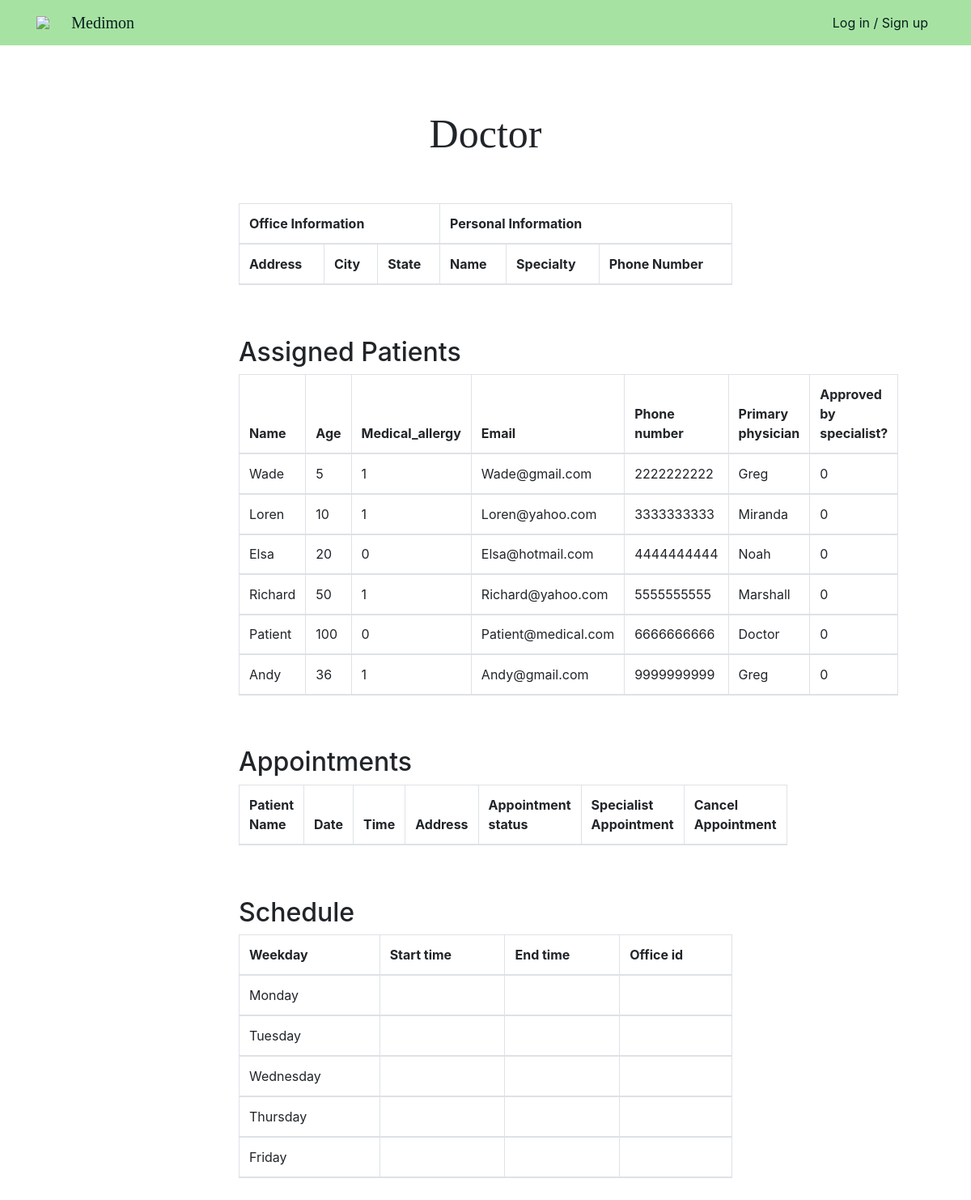
Page /doctorPages/doctorPage.php on the committed database.
### tables this page shows
CREATE TABLE PATIENT (
    Patient_id           INT AUTO_INCREMENT,
    Primary_physician_id INT,
    Specialist_approved  BOOLEAN,
    Specialist_check VARCHAR(8) NOT NULL DEFAULT "NA",
    Name                 VARCHAR(20) NOT NULL,
    Password             VARCHAR(255) NOT NULL,
    Phone_number         CHAR(10) UNIQUE NOT NULL,
    Email                VARCHAR(254) UNIQUE,
    Age                  INT,
    Medical_allergy      BOOLEAN NOT NULL DEFAULT false,
    Medical_Al_Description VARCHAR(100),
    PRIMARY KEY (Patient_id),
    FOREIGN KEY (Primary_physician_id) REFERENCES DOCTOR(Doctor_id)
);

CREATE TABLE DOCTOR (
    Doctor_id      INT AUTO_INCREMENT,
    Office_id      INT,
    Speciality     VARCHAR(30),
    Name           VARCHAR(20),
    Password       VARCHAR(255) NOT NULL,
    Phone_number   CHAR(10) UNIQUE,
    PRIMARY KEY (Doctor_id),
    FOREIGN KEY (Office_id) REFERENCES OFFICE(Office_id)
);

### doctorPages/doctorPage.php (the view, shortened to what this page needs)
<?php
require_once "../php/config.php";
$id = $_SESSION["id"];
$sql = "SELECT P.Name, P.Age, P.Medical_allergy, P.Email, P.Phone_number, D.Name AS Doctor_name, P.Specialist_approved FROM PATIENT AS P
LEFT JOIN DOCTOR AS D
ON P.Primary_physician_id = D.Doctor_id;";
$result = mysqli_query($db, $sql);
$PtableResult = "";
if ($result->num_rows > 0) {
  while($row = $result-> fetch_assoc()) {
    $PtableResult .= "<tr>". "<td>" . $row["Name"] . "</td><td>"  . $row["Age"] . "</td><td>" . $row["Medical_allergy"] . "</td><td>" . $row["Email"] . "</td><td>" . $row["Phone_number"] . "</td><td>" . $row["Doctor_name"] . "</td><td>" . $row["Specialist_approved"] . "</td>". "<tr>";
  }
}
$SPtableResult = "";
$weekdays = [
  "Monday",
  "Tuesday",
  "Wednesday",
  "Thursday",
  "Friday"
];
foreach ($weekdays as $weekday) {
  $sql = "SELECT * FROM WORK_INFO WHERE Doctor_id = '$id' AND Weekday = '$weekday'";
  $result = mysqli_query($db, $sql);
  $row = $result -> fetch_assoc();
  $SPtableResult .= "<tr>";
  $SPtableResult .= "<td>" . $weekday . "</td><td>"  . $row["Start_time"] . "</td><td>" . $row["End_time"] . "</td><td>" . $row["Office_id"] . "</td>";
  $SPtableResult .= "</tr>";
}
?>
<!doctype html>
<html lang="en">
<head>
  <link rel="stylesheet" href="../css/style.css">
  <link rel="stylesheet" href="https://stackpath.bootstrapcdn.com/bootstrap/4.3.1/css/bootstrap.min.css"
>
</head>
<?php include_once("../php/header.php"); ?>
<section id="Doctors">
  <div class="main-container">
    <div class="main-wrap">
      <div class="text-center" id="Doctor-header">Doctor</div>
      <div class="container-fluid">
        <div class="row justify-content-center my-5">
          <div class="col-10">
            <table class="table table-bordered">
              <thead class="thead">
                <tr>
                  <th colspan='3'>Office Information</th>
                  <th colspan='3'>Personal Information</th>
                </tr>
                <tr>
                  <th>Address</th>
                  <th>City</th>
                  <th>State</th>
                  <th>Name</th>
                  <th>Specialty</th>
                  <th>Phone Number</th>
                </tr>
              </thead>
            </table>
            <br><br>
            <h2>Assigned Patients</h2>
            <table class="table table-bordered">
              <thead class="thead">
                <tr>
                  <th>Name</th>
                  <th>Age</th>
                  <th>Medical_allergy</th>
                  <th>Email</th>
                  <th>Phone number</th>
                  <th>Primary physician</th>
                  <th>Approved by specialist?</th>
                </tr>
                <?php echo $PtableResult;?>
              </thead>
            </table>
            <br><br>
            <h2>Appointments</h2>
            <table class="table table-bordered">
              <thead class="thead">
                <tr>
                  <th>Patient Name</th>
                  <th>Date</th>
                  <th>Time</th>
                  <th>Address</th>
                  <th>Appointment status</th>
                  <th>Specialist Appointment</th>
                  <th>Cancel Appointment</th>
                </tr>
              </thead>
            </table>
            <br><br>
            <h2>Schedule</h2>
            <table class="table table-bordered">
              <thead class="thead">
                <tr>
                  <th>Weekday</th>
                  <th>Start time</th>
                  <th>End time</th>
                  <th>Office id</th>
                </tr>
                <?php echo $SPtableResult;?>
              </thead>
            </table>
          </div>
        </div>
      </div>
    </div>
  </div>
</section>
</body>
</html>

### css/style.css (style rules this page uses)
html { height: 100%; }
.main-container { width:100%; display:flex; flex-direction:column; align-items:center; margin-top: 21px; margin-top: 21px; height: 150%; }
.main-container .main-wrap { width:768px; margin-top: 30px; }
.main-container { background-color: #ffffff; height: 700px; }
#Doctor-header { margin-top: 10%; margin-bottom: 20px; font-family:Cambria, Cochin, Georgia, Times, 'Times New Roman', serif; font: bold; font-size: 50px; }
* { padding: 0px; margin: 0px; box-sizing: border-box; }
table { width: 600px; }

### rows in the picture
patient: Name "Wade", Age "5", Medical_allergy "1", Email "Wade@gmail.com", Phone_number "2222222222", Primary_physician.Name "Greg", Specialist_approved "0"
patient: Name "Loren", Age "10", Medical_allergy "1", Email "Loren@yahoo.com", Phone_number "3333333333", Primary_physician.Name "Miranda", Specialist_approved "0"
patient: Name "Elsa", Age "20", Medical_allergy "0", Email "Elsa@hotmail.com", Phone_number "4444444444", Primary_physician.Name "Noah", Specialist_approved "0"
patient: Name "Richard", Age "50", Medical_allergy "1", Email "Richard@yahoo.com", Phone_number "5555555555", Primary_physician.Name "Marshall", Specialist_approved "0"
patient: Name "Patient", Age "100", Medical_allergy "0", Email "Patient@medical.com", Phone_number "6666666666", Primary_physician.Name "Doctor", Specialist_approved "0"
patient: Name "Andy", Age "36", Medical_allergy "1", Email "Andy@gmail.com", Phone_number "9999999999", Primary_physician.Name "Greg", Specialist_approved "0"

### other values in the picture
$weekday "Monday"
$weekday "Tuesday"
$weekday "Wednesday"
$weekday "Thursday"
$weekday "Friday"
